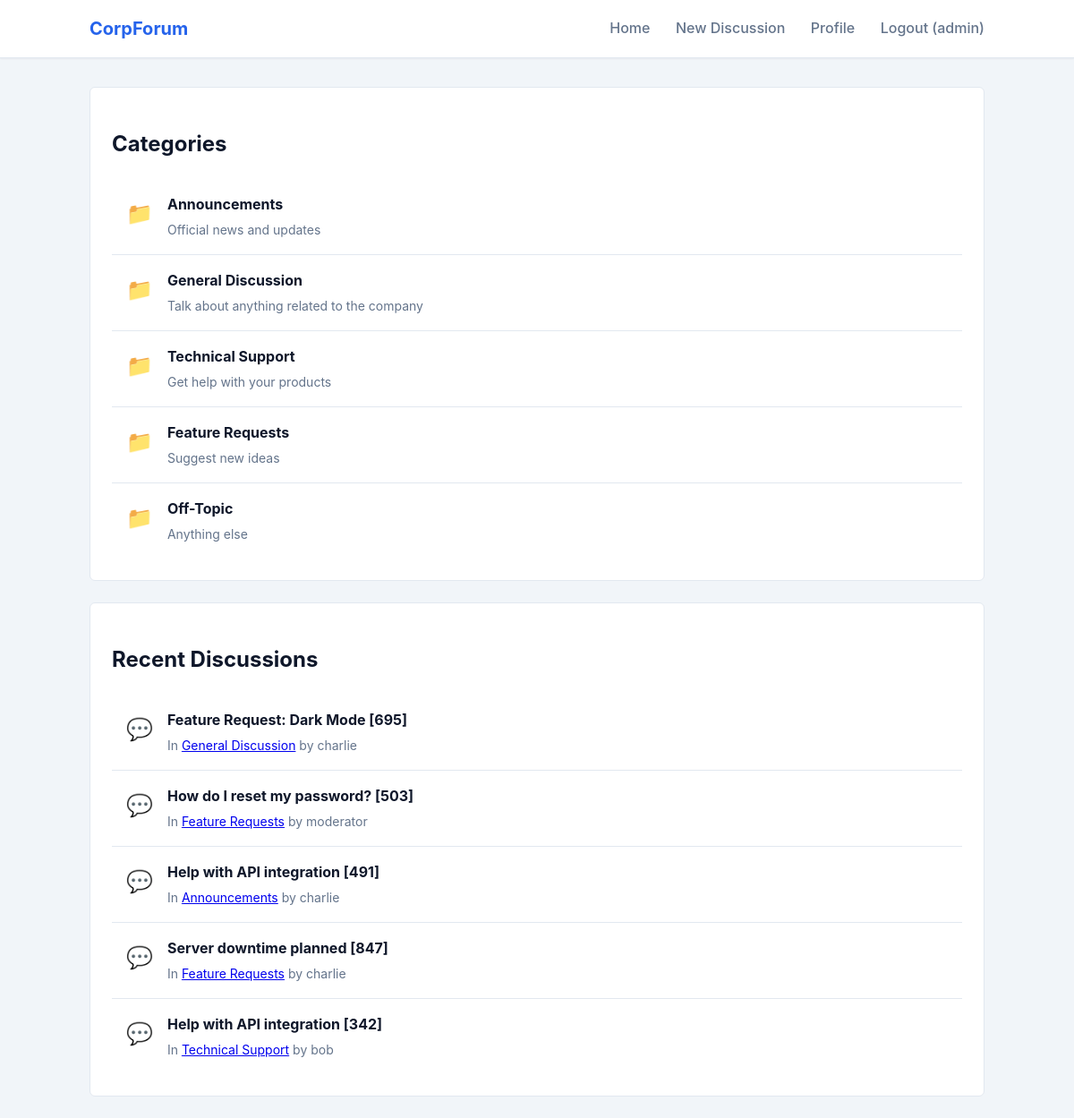
The page / (signed in) on the database its author committed.
### tables this page shows
CREATE TABLE users (
    id INTEGER PRIMARY KEY AUTOINCREMENT,
    username TEXT NOT NULL UNIQUE,
    password TEXT NOT NULL,
    email TEXT,
    role TEXT DEFAULT 'user',
    reputation INTEGER DEFAULT 0,
    avatar TEXT,
    joined_at TIMESTAMP DEFAULT CURRENT_TIMESTAMP
);

CREATE TABLE categories (
    id INTEGER PRIMARY KEY AUTOINCREMENT,
    name TEXT NOT NULL,
    description TEXT,
    slug TEXT NOT NULL UNIQUE
);

CREATE TABLE threads (
    id INTEGER PRIMARY KEY AUTOINCREMENT,
    category_id INTEGER,
    user_id INTEGER,
    title TEXT NOT NULL,
    views INTEGER DEFAULT 0,
    is_pinned BOOLEAN DEFAULT 0,
    created_at TIMESTAMP DEFAULT CURRENT_TIMESTAMP,
    FOREIGN KEY (category_id) REFERENCES categories(id),
    FOREIGN KEY (user_id) REFERENCES users(id)
);

### app2/app.py (the view)
@app.route('/')
def index():
    cur = get_db().cursor()
    cur.execute("SELECT * FROM categories")
    categories = cur.fetchall()
    cur.execute("""
        SELECT t.*, u.username, c.name as category_name, c.slug as category_slug
        FROM threads t
        JOIN users u ON t.user_id = u.id
        JOIN categories c ON t.category_id = c.id
        ORDER BY t.created_at DESC LIMIT 5
    """)
    recent_threads = cur.fetchall()
    return render_template('index.html', categories=categories, recent_threads=recent_threads)

### app2/app.py (called while the page is built)
def get_db():
    db = getattr(g, '_database', None)
    if db is None:
        db = g._database = sqlite3.connect(app.config['DATABASE'])
        db.row_factory = sqlite3.Row
    return db

@app.teardown_appcontext
def close_connection(exception):
    db = getattr(g, '_database', None)
    if db is not None:
        db.close()

@app.context_processor
def inject_user():
    user = None
    if 'user_id' in session:
        cur = get_db().cursor()
        cur.execute("SELECT * FROM users WHERE id = ?", (session['user_id'],))
        user = cur.fetchone()
    return dict(current_user=user)

### app2/templates/index.html
{% extends "base.html" %}
{% block content %}
<div class="card">
    <h2>Categories</h2>
    <div class="list-group">
        {% for cat in categories %}
        <div class="thread-item">
            <div class="thread-icon">📁</div>
            <div class="thread-content">
                <h4><a href="{{ url_for('category_view', slug=cat['slug']) }}">{{ cat['name'] }}</a></h4>
                <div class="thread-meta">{{ cat['description'] }}</div>
            </div>
        </div>
        {% endfor %}
    </div>
</div>
<div class="card">
    <h2>Recent Discussions</h2>
    {% for thread in recent_threads %}
    <div class="thread-item">
        <div class="thread-icon">💬</div>
        <div class="thread-content">
            <h4><a href="{{ url_for('thread_view', thread_id=thread['id']) }}">{{ thread['title'] | safe }}</a></h4>
            <div class="thread-meta">
                In <a href="{{ url_for('category_view', slug=thread['category_slug']) }}">{{ thread['category_name']
                    }}</a>
                by {{ thread['username'] }}
            </div>
        </div>
    </div>
    {% endfor %}
</div>
{% endblock %}

### app2/templates/base.html (shortened to what this page needs)
<!DOCTYPE html>
<html lang="en">
<head>
    <link rel="stylesheet" href="{{ url_for('static', filename='css/style.css') }}">
</head>
<body>
    <nav class="navbar">
        <div class="container">
            <a href="{{ url_for('index') }}" class="brand">CorpForum</a>
            <div class="nav-links">
                <a href="{{ url_for('index') }}">Home</a>
                {% if current_user %}
                <a href="{{ url_for('new_thread') }}">New Discussion</a>
                <a href="{{ url_for('profile') }}">Profile</a>
                <a href="{{ url_for('logout') }}">Logout ({{ current_user['username'] }})</a>
                {% else %}
                <a href="{{ url_for('login') }}">Login</a>
                <a href="{{ url_for('register') }}">Register</a>
                {% endif %}
            </div>
        </div>
    </nav>
    <div class="container">
        {% block content %}{% endblock %}
    </div>
</body>
</html>

### app2/static/css/style.css (style rules this page uses)
:root { --primary: #2563eb; --primary-dark: #1d4ed8; --secondary: #64748b; --bg-body: #f1f5f9; --bg-card: #ffffff; --text-main: #0f172a; --text-muted: #64748b; --border: #e2e8f0; --radius: 6px; }
body { font-family: -apple-system, BlinkMacSystemFont, "Segoe UI", Roboto, Helvetica, Arial, sans-serif; background-color: var(--bg-body); color: var(--text-main); line-height: 1.6; margin: 0; }
.navbar { background-color: var(--bg-card); border-bottom: 1px solid var(--border); padding: 1rem 0; margin-bottom: 2rem; box-shadow: 0 1px 2px 0 rgba(0, 0, 0, 0.05); }
.navbar .container { display: flex; justify-content: space-between; align-items: center; }
.brand { font-size: 1.25rem; font-weight: 700; color: var(--primary); text-decoration: none; display: flex; align-items: center; gap: 0.5rem; }
.nav-links a { color: var(--text-muted); text-decoration: none; margin-left: 1.5rem; font-weight: 500; }
.container { max-width: 1000px; margin: 0 auto; padding: 0 1.5rem; }
.card { background: var(--bg-card); border: 1px solid var(--border); border-radius: var(--radius); padding: 1.5rem; margin-bottom: 1.5rem; }
.thread-item { padding: 1rem; border-bottom: 1px solid var(--border); display: flex; gap: 1rem; }
.thread-item:last-child { border-bottom: none; }
.thread-icon { font-size: 1.5rem; color: var(--text-muted); padding-top: 0.25rem; }
.thread-content h4 { margin: 0 0 0.25rem 0; }
.thread-content h4 a { text-decoration: none; color: var(--text-main); }
.thread-meta { font-size: 0.875rem; color: var(--text-muted); }

### rows shown on the page
users: username "admin"
categories: name "Announcements", description "Official news and updates"
categories: name "General Discussion", description "Talk about anything related to the company"
categories: name "Technical Support", description "Get help with your products"
categories: name "Feature Requests", description "Suggest new ideas"
categories: name "Off-Topic", description "Anything else"
threads: title "Feature Request: Dark Mode [695]", category_name "General Discussion", username "charlie"
threads: title "How do I reset my password? [503]", category_name "Feature Requests", username "moderator"
threads: title "Help with API integration [491]", category_name "Announcements", username "charlie"
threads: title "Server downtime planned [847]", category_name "Feature Requests", username "charlie"
threads: title "Help with API integration [342]", category_name "Technical Support", username "bob"
